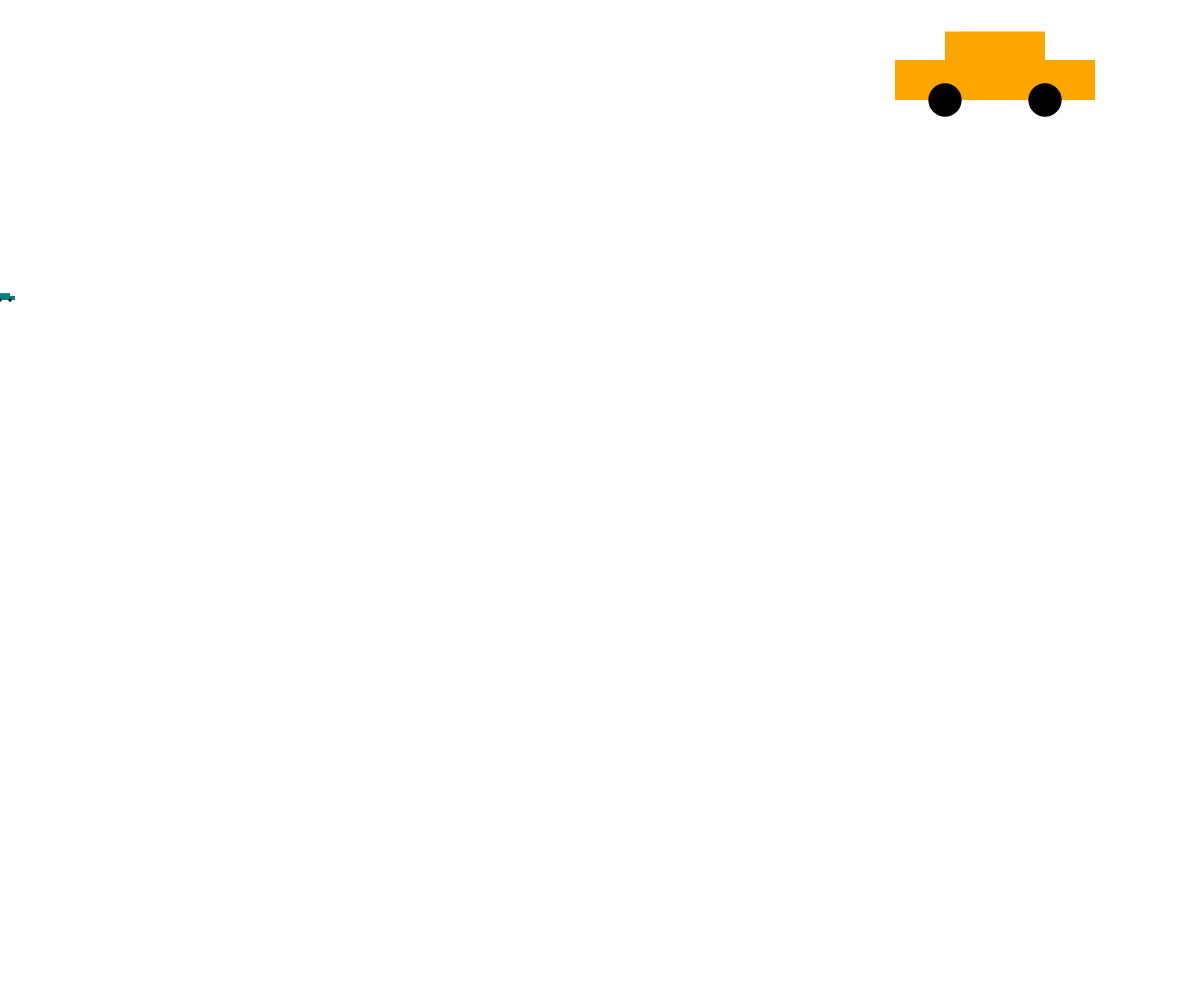
Frame 1 (no input)
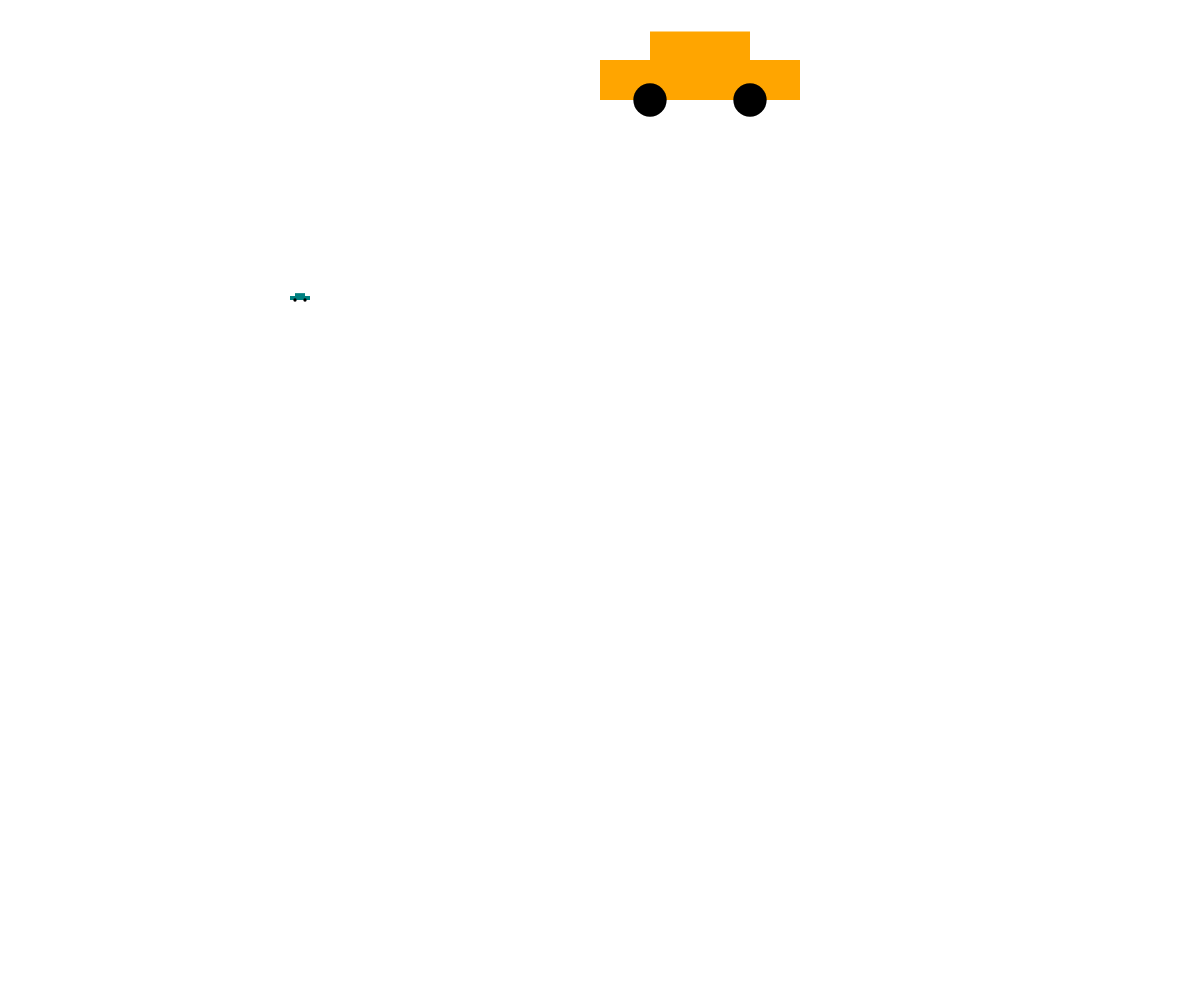
Frame 60 (no input)
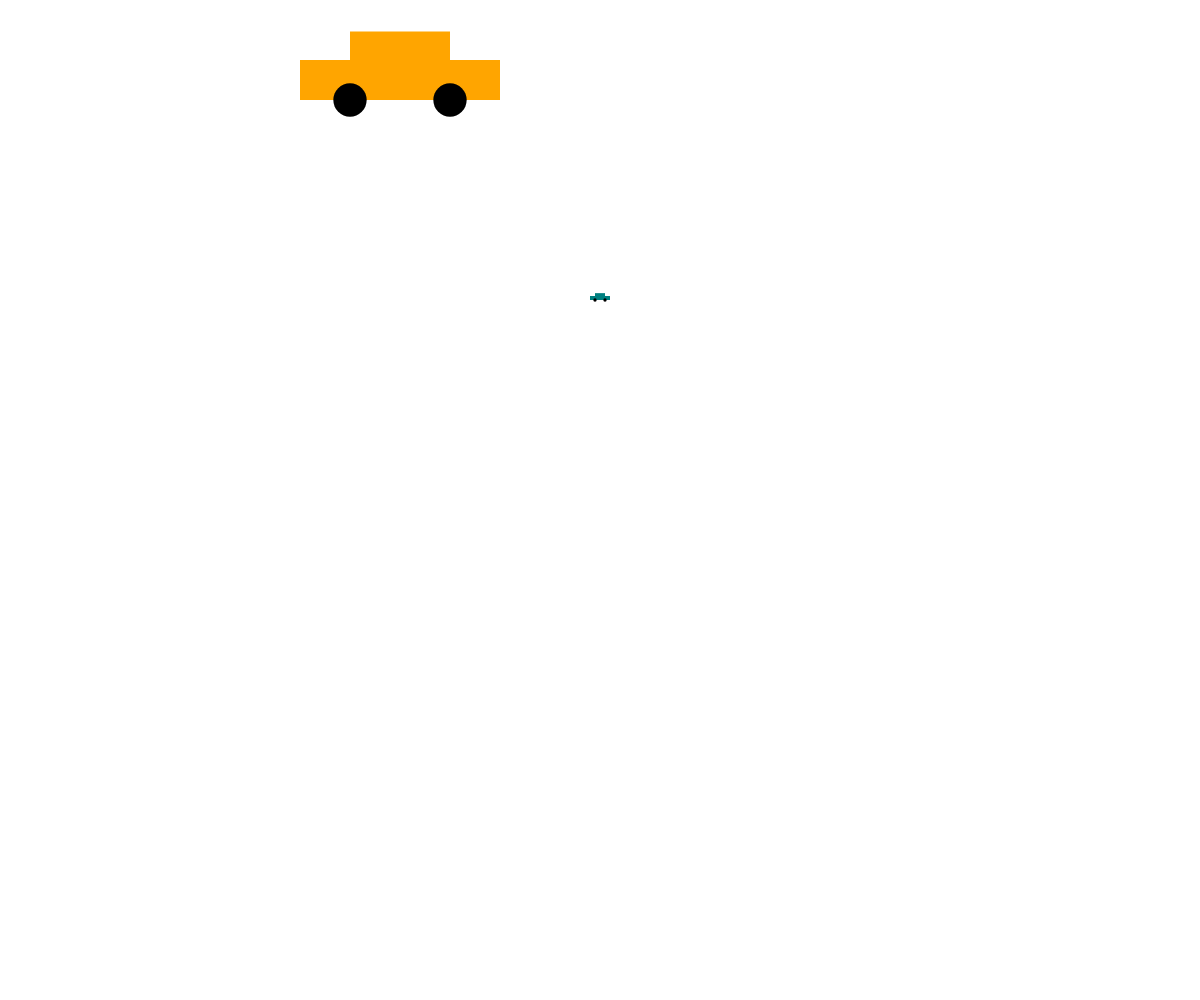
Frame 120 (the mouse pressed at the canvas centre since frame 60)

The p5.js sketch that drew these frames (run headless with seeded random() and noise() and a simulated clock; from frame 60 on, the mouse is pressed at the canvas centre):

// p5.js sketch
// ── sketch.js
const canvasWidth = window.innerWidth;
const canvasHeight = window.innerHeight; 

// feel free to change these values as you like!
const c1 = {
    x: 0,
    y: 300,
    width: 20,
    speed: 5,
    color: 'teal'
};

const c2 = {
    x: 1000,
    y: 100,
    width: 200,
    speed: -5,
    color: 'orange'
};


// required to set up the canvas:
function setup() {
    createCanvas(canvasWidth, canvasHeight);
}


// animation loop:
function draw() {
    // clear the canvas:
    clear();

    // move the car:
    c1.x += c1.speed;
    c2.x += c2.speed

    // redraw the car:
    drawCar(c1.x, c1.y, c1.width, c1.color);
    drawCar(c2.x, c2.y, c2.width, c2.color);
    
    // draw the grid (optional -- feel free to remove this line):
    
}


// this function's job is to draw a car based on the 
// parameters the user passes in (x, y, size, fillColor, and wheelColor)
function drawCar(x, y, size, fillColor, wheelColor='black') {
    strokeWeight(0);
    
    // body
    fill(fillColor);
    rect(x - size/4, y - (size/5 + size/7), size / 2, size/7); // top
    rect(x - size/2, y - size/5, size, size/5); // bottom

    // wheels:
    fill(wheelColor);
    circle(x - size / 4, y, size / 6);
    circle(x + size / 4, y, size / 6);
}
